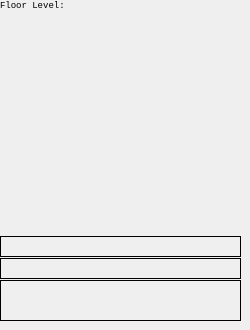
    <widget class="QWidget" name="tab_8">
     <attribute name="title">
      <string>Adventure</string>
     </attribute>
     <widget class="QWidget" name="gridLayoutWidget">
      <property name="geometry">
       <rect>
        <x>0</x>
        <y>14</y>
        <width>241</width>
        <height>221</height>
       </rect>
      </property>
      <layout class="QGridLayout" name="gridLayout" rowstretch="0,0,0,0,0,0" columnstretch="0,0,0,0,0">
       <property name="sizeConstraint">
        <enum>QLayout::SetDefaultConstraint</enum>
       </property>
       <property name="spacing">
        <number>0</number>
       </property>
       <item row="0" column="3">
        <widget class="QLabel" name="label_63">
         <property name="frameShape">
          <enum>QFrame::NoFrame</enum>
         </property>
         <property name="text">
          <string/>
         </property>
        </widget>
       </item>
       <item row="5" column="0">
        <widget class="QLabel" name="label_45">
         <property name="frameShape">
          <enum>QFrame::NoFrame</enum>
         </property>
         <property name="text">
          <string/>
         </property>
        </widget>
       </item>
       <item row="3" column="4">
        <widget class="QLabel" name="label_67">
         <property name="frameShape">
          <enum>QFrame::NoFrame</enum>
         </property>
         <property name="text">
          <string/>
         </property>
        </widget>
       </item>
       <item row="5" column="4">
        <widget class="QLabel" name="label_69">
         <property name="frameShape">
          <enum>QFrame::NoFrame</enum>
         </property>
         <property name="text">
          <string/>
         </property>
        </widget>
       </item>
       <item row="4" column="2">
        <widget class="QLabel" name="label_56">
         <property name="frameShape">
          <enum>QFrame::NoFrame</enum>
         </property>
         <property name="text">
          <string/>
         </property>
        </widget>
       </item>
       <item row="4" column="4">
        <widget class="QLabel" name="label_68">
         <property name="frameShape">
          <enum>QFrame::NoFrame</enum>
         </property>
         <property name="text">
          <string/>
         </property>
        </widget>
       </item>
       <item row="2" column="4">
        <widget class="QLabel" name="label_66">
         <property name="frameShape">
          <enum>QFrame::NoFrame</enum>
         </property>
         <property name="text">
          <string/>
         </property>
        </widget>
       </item>
       <item row="3" column="0">
        <widget class="QLabel" name="label_43">
         <property name="frameShape">
          <enum>QFrame::NoFrame</enum>
         </property>
         <property name="text">
          <string/>
         </property>
        </widget>
       </item>
       <item row="2" column="0">
        <widget class="QLabel" name="label_42">
         <property name="frameShape">
          <enum>QFrame::NoFrame</enum>
         </property>
         <property name="text">
          <string/>
         </property>
        </widget>
       </item>
       <item row="1" column="0">
        <widget class="QLabel" name="label_41">
         <property name="frameShape">
          <enum>QFrame::NoFrame</enum>
         </property>
         <property name="text">
          <string/>
         </property>
        </widget>
       </item>
       <item row="2" column="1">
        <widget class="QLabel" name="label_49">
         <property name="frameShape">
          <enum>QFrame::NoFrame</enum>
         </property>
         <property name="text">
          <string/>
         </property>
        </widget>
       </item>
       <item row="3" column="1">
        <widget class="QLabel" name="label_48">
         <property name="frameShape">
          <enum>QFrame::NoFrame</enum>
         </property>
         <property name="text">
          <string/>
         </property>
        </widget>
       </item>
       <item row="4" column="1">
        <widget class="QLabel" name="label_47">
         <property name="frameShape">
          <enum>QFrame::NoFrame</enum>
         </property>
         <property name="text">
          <string/>
         </property>
        </widget>
       </item>
       <item row="0" column="4">
        <widget class="QLabel" name="label_64">
         <property name="frameShape">
          <enum>QFrame::NoFrame</enum>
         </property>
         <property name="text">
          <string/>
         </property>
        </widget>
       </item>
       <item row="1" column="4">
        <widget class="QLabel" name="label_65">
         <property name="frameShape">
          <enum>QFrame::NoFrame</enum>
         </property>
         <property name="text">
          <string/>
         </property>
        </widget>
       </item>
       <item row="3" column="2">
        <widget class="QLabel" name="label_55">
         <property name="frameShape">
          <enum>QFrame::NoFrame</enum>
         </property>
         <property name="text">
          <string/>
         </property>
        </widget>
       </item>
       <item row="4" column="3">
        <widget class="QLabel" name="label_59">
         <property name="frameShape">
          <enum>QFrame::NoFrame</enum>
         </property>
         <property name="text">
          <string/>
         </property>
        </widget>
       </item>
       <item row="1" column="3">
        <widget class="QLabel" name="label_62">
         <property name="frameShape">
          <enum>QFrame::NoFrame</enum>
         </property>
         <property name="text">
          <string/>
         </property>
        </widget>
       </item>
       <item row="0" column="0">
        <widget class="QLabel" name="label_40">
         <property name="frameShape">
          <enum>QFrame::NoFrame</enum>
         </property>
         <property name="text">
          <string/>
         </property>
        </widget>
       </item>
       <item row="3" column="3">
        <widget class="QLabel" name="label_60">
         <property name="frameShape">
          <enum>QFrame::NoFrame</enum>
         </property>
         <property name="text">
          <string/>
         </property>
        </widget>
       </item>
       <item row="1" column="1">
        <widget class="QLabel" name="label_50">
         <property name="frameShape">
          <enum>QFrame::NoFrame</enum>
         </property>
         <property name="text">
          <string/>
         </property>
        </widget>
       </item>
       <item row="0" column="1">
        <widget class="QLabel" name="label_51">
         <property name="frameShape">
          <enum>QFrame::NoFrame</enum>
         </property>
         <property name="text">
          <string/>
         </property>
        </widget>
       </item>
       <item row="2" column="2">
        <widget class="QLabel" name="label_54">
         <property name="frameShape">
          <enum>QFrame::NoFrame</enum>
         </property>
         <property name="text">
          <string/>
         </property>
        </widget>
       </item>
       <item row="5" column="3">
        <widget class="QLabel" name="label_58">
         <property name="frameShape">
          <enum>QFrame::NoFrame</enum>
         </property>
         <property name="text">
          <string/>
         </property>
        </widget>
       </item>
       <item row="4" column="0">
        <widget class="QLabel" name="label_44">
         <property name="frameShape">
          <enum>QFrame::NoFrame</enum>
         </property>
         <property name="text">
          <string/>
         </property>
        </widget>
       </item>
       <item row="5" column="2">
        <widget class="QLabel" name="label_57">
         <property name="frameShape">
          <enum>QFrame::NoFrame</enum>
         </property>
         <property name="text">
          <string/>
         </property>
        </widget>
       </item>
       <item row="5" column="1">
        <widget class="QLabel" name="label_46">
         <property name="frameShape">
          <enum>QFrame::NoFrame</enum>
         </property>
         <property name="text">
          <string/>
         </property>
        </widget>
       </item>
       <item row="1" column="2">
        <widget class="QLabel" name="label_53">
         <property name="frameShape">
          <enum>QFrame::NoFrame</enum>
         </property>
         <property name="text">
          <string/>
         </property>
        </widget>
       </item>
       <item row="2" column="3">
        <widget class="QLabel" name="label_61">
         <property name="frameShape">
          <enum>QFrame::NoFrame</enum>
         </property>
         <property name="text">
          <string/>
         </property>
        </widget>
       </item>
       <item row="0" column="2">
        <widget class="QLabel" name="label_52">
         <property name="frameShape">
          <enum>QFrame::NoFrame</enum>
         </property>
         <property name="text">
          <string/>
         </property>
        </widget>
       </item>
      </layout>
     </widget>
     <widget class="QLabel" name="label_70">
      <property name="geometry">
       <rect>
        <x>0</x>
        <y>280</y>
        <width>241</width>
        <height>41</height>
       </rect>
      </property>
      <property name="font">
       <font>
        <family>Consolas</family>
        <pointsize>7</pointsize>
       </font>
      </property>
      <property name="frameShape">
       <enum>QFrame::Box</enum>
      </property>
      <property name="text">
       <string/>
      </property>
      <property name="alignment">
       <set>Qt::AlignLeading|Qt::AlignLeft|Qt::AlignTop</set>
      </property>
      <property name="wordWrap">
       <bool>true</bool>
      </property>
     </widget>
     <widget class="QLabel" name="label_71">
      <property name="geometry">
       <rect>
        <x>0</x>
        <y>236</y>
        <width>241</width>
        <height>21</height>
       </rect>
      </property>
      <property name="font">
       <font>
        <family>Consolas</family>
        <pointsize>7</pointsize>
       </font>
      </property>
      <property name="frameShape">
       <enum>QFrame::Box</enum>
      </property>
      <property name="text">
       <string/>
      </property>
      <property name="alignment">
       <set>Qt::AlignLeading|Qt::AlignLeft|Qt::AlignTop</set>
      </property>
      <property name="wordWrap">
       <bool>true</bool>
      </property>
     </widget>
     <widget class="QLabel" name="label_72">
      <property name="geometry">
       <rect>
        <x>0</x>
        <y>258</y>
        <width>241</width>
        <height>21</height>
       </rect>
      </property>
      <property name="font">
       <font>
        <family>Consolas</family>
        <pointsize>7</pointsize>
       </font>
      </property>
      <property name="frameShape">
       <enum>QFrame::Box</enum>
      </property>
      <property name="text">
       <string/>
      </property>
      <property name="alignment">
       <set>Qt::AlignLeading|Qt::AlignLeft|Qt::AlignTop</set>
      </property>
      <property name="wordWrap">
       <bool>true</bool>
      </property>
     </widget>
     <widget class="QLabel" name="label_73">
      <property name="geometry">
       <rect>
        <x>0</x>
        <y>0</y>
        <width>241</width>
        <height>16</height>
       </rect>
      </property>
      <property name="font">
       <font>
        <family>Consolas</family>
        <pointsize>7</pointsize>
       </font>
      </property>
      <property name="frameShape">
       <enum>QFrame::NoFrame</enum>
      </property>
      <property name="text">
       <string>Floor Level:</string>
      </property>
      <property name="alignment">
       <set>Qt::AlignLeading|Qt::AlignLeft|Qt::AlignTop</set>
      </property>
      <property name="wordWrap">
       <bool>true</bool>
      </property>
     </widget>
     <widget class="QLabel" name="label_75">
      <property name="geometry">
       <rect>
        <x>0</x>
        <y>13</y>
        <width>240</width>
        <height>222</height>
       </rect>
      </property>
      <property name="frameShape">
       <enum>QFrame::NoFrame</enum>
      </property>
      <property name="text">
       <string/>
      </property>
     </widget>
     <zorder>label_75</zorder>
     <zorder>gridLayoutWidget</zorder>
     <zorder>label_70</zorder>
     <zorder>label_71</zorder>
     <zorder>label_72</zorder>
     <zorder>label_73</zorder>
    </widget>
